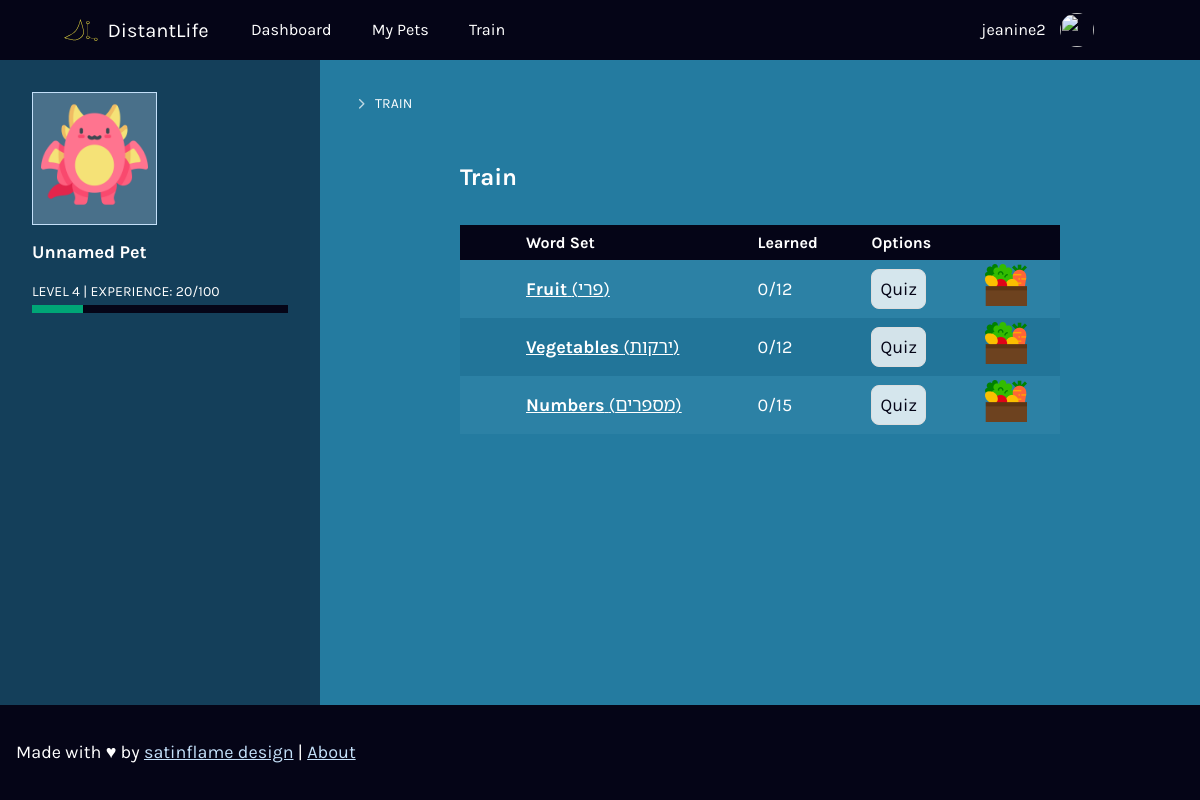
/train (signed in), run on the app's committed database.
### tables this page shows
CREATE TABLE `users` (
  `id` integer,
  `username` varchar(255) NOT NULL,
  `full_name` varchar(255),
  `password` hash,
  `email` varchar(255),
  `created_at` timestamp,
  `last_login` timestamp,
  `preferred_lang` integer,
  `learning_lang` integer, `active_pet_id` integer, roles int,
  PRIMARY KEY(id)
);

CREATE TABLE `words` (
  `id` integer,
  `wordstr` varchar(255),
  `audiopath` varchar(255),
  `language_id` integer,
  `type` integer, pronunciation varchar, `imgsrc_id` id,
  PRIMARY KEY(id)
);

CREATE TABLE `word_sets` (
  `id` integer,
  `imgsrc` varchar(255), language_id integer, `set_name_word_id` id,
  PRIMARY KEY(id)
);

### application.py (the view)
@app.route("/train")
@login_required
def train():
    role = get_role()
    sets = get_sets()
    return render_template("train.html", sets=sets, role=role)

### application.py (called while the page is built)
@app.after_request
def after_request(response):
    response.headers["Cache-Control"] = "no-cache, no-store, must-revalidate"
    response.headers["Expires"] = 0
    response.headers["Pragma"] = "no-cache"
    return response

### helpers.py (called while the page is built)
def login_required(f):
    @wraps(f)
    def decorated_function(*args, **kwargs):
        if session.get("user_id") is None:
            return redirect("/login")
        return f(*args, **kwargs)
    return decorated_function

def get_word_translation(word_id, orig_lang='', trans_lang=''):
  if (orig_lang == ''):
    orig_lang = session['language']['preferred']
  if (trans_lang == ''):
    trans_lang = session['language']['learning']
  translation = db.execute("SELECT wordstr FROM words where id = (SELECT word_translation.trans_word FROM words JOIN word_translation ON word_translation.orig_word = words.id WHERE words.id = ? AND word_translation.trans_lang = ? AND word_translation.orig_lang = ?)",
  word_id, orig_lang, trans_lang)
  return translation[0]['wordstr']

def get_role():
  rolesqry = db.execute("SELECT roles FROM users WHERE id =  ?", session['user_id'])
  role = rolesqry[0]['roles']
  return role

### templates/train.html (shortened to what this page needs)
{% extends "layout.html" %}
{% block main %}
<header>
  <div class="main-options">
    <h1>{{title_s}}</h1>
  </div>
</header>
<table class="table-responsive-stack">
  <thead>
    <tr>
      <th class="table-icon">
      </th>
      <th>{{ _('Word Set') }}</th>
      <th>{{ _('Learned') }}</th>
      <th>{{ _('Options') }}</th>
      <th><span class="sr-only">{{ _('Icon') }}</span></th>
   </tr>
  </thead>
  <tbody>
    {% for set in sets %}
     <tr>
        <td class="table-icon">
        </td>
        <td><a href="/train/set/?s={{set.id}}"> <strong>{{set.translation}}</strong> ({{set.set_name}})</a></td>
        <td>0/{{set.totalcount}}</td>
        <td>
          <form method="post" action="/quiz/set/">
            <input type="submit" value="{{ _('Quiz') }}" />
          </form>
        </td>
        <td>
          <img src="{{ url_for('static', filename=set.imgsrc) }}" alt="{{set.set_name}}">
        </td>
     </tr>
     {% endfor %}
  </tbody>
</table>
{% endblock %}

### templates/global/header.html (shortened to what this page needs)
<header class="header">
  <div class="container">
    <div class="menu-container">
      <div class="menu-logo">
        <h1><a class="logo" href="/"><img src="{{ url_for('static', filename='logos/distantlife-logo.svg') }}" height="28" width="140"
              alt="Distant Life" /></a></h1>
      </div>
      <nav id="siteMenu" role="menu" aria-labelledby="menubutton">
        <ul class="list-unstyled list-inline">
          {% if session.user_id %}
          <li><a href="/">{{ _('Dashboard') }}</a></li>
          <li><a href="/pets">{{ _('My Pets') }}</a></li>
          <li><a href="/train">{{ _('Train') }}</a></li>
          {% endif %}
        </ul>
        <ul class="list-unstyled list-inline">
          {% if session.get("user_id") %}
            <li class="menu-user"><a href="/users/{{session['user_id']}}">{{ session['username'] }}
              <img alt="" src="https://www.satinflame.com/img/icons/apple-touch-icon.png" width="34" height="34" class="rounded-circle">
            </a></li>
            <li class="has-dropdown"><a class="hide-md" href="#" aria-haspopup="true">
            </a>
            </li>
          {% else %}
            <li><a href="/signup">{{ _('Sign Up') }}</a></li>
            <li><a href="/login">{{ _('Login') }}</a></li>
          {% endif %}
        </ul>
      </nav>
    </div>
  </div>
</header>

### static/proj04.css (style rules this page uses)
.breadcrumb li,.breadcrumb ol,.element-options,.element-options li.has-dropdown ul.dropdown,.list-unstyled { list-style:none;padding-left:0 }
.list-inline li { display:inline }
input { background:#fff;border:1px solid #ddd;font-family:Karla,Noto Sans Hebrew,sans-serif;font-size:18px;padding:8px }
form { width:100% }
.menu-container { align-items:center;display:flex;flex-direction:column }
@media (min-width:992px) { .menu-container { flex-direction:row } }
.menu-container h1 { line-height:0;margin:0 }
.menu-container .menu-logo { align-items:center;display:flex;justify-content:space-between;padding:16px;text-align:left;width:100% }
@media (min-width:992px) { .menu-container .menu-logo { width:auto } }
.menu-container nav { background-color:#fff;display:flex;flex-direction:column;flex-grow:1;padding:0 8px;width:100% }
@media (min-width:992px) { .menu-container nav { align-items:center;flex-direction:row;justify-content:space-between } }
.menu-container nav ul { margin:0 }
.menu-container nav ul li a { display:block }
@media (min-width:992px) { .menu-container nav ul li a { display:inline-block } }
.menu-container nav a:not(.btn) { padding:9px 18px;text-decoration:none }
table { border-collapse:collapse }
img { height:auto;max-width:100%;width:auto }
.main-container,.sub-footer-container,footer.footer,header.header { display:flex;flex-direction:column;padding:16px;width:100% }
header.header { align-items:center;flex-direction:row;min-height:60px;padding:0 }
@media (min-width:992px) { header.header .container { padding:0 } }
.main-options { align-items:center;display:flex;flex-direction:row;justify-content:space-between;margin-bottom:16px }
.hide-md { display:none!important }
@media (min-width:992px) { .hide-md { display:inline-block!important } }
.menu-container nav { background-color:transparent }
.menu-container nav a:not(.btn) { color:#fff;font-size:16.2px;font-weight:400 }
.menu-container nav li { position:relative }
.menu-container nav .menu-user a { padding-right:58px;position:relative }
.menu-container nav .menu-user a .rounded-circle { position:absolute;right:10px;top:6px }
@media (min-width:768px) { .menu-container { padding-left:48px;padding-right:48px } }
.menu-container .menu-logo { padding:15px 16px }
.menu-container .rounded-circle { font-size:10px;height:34px;width:34px }
.rounded-circle { border-radius:50%!important }
body { background-color:#247ba0 }
footer.footer,header.header { background-color:#050517 }
a { color:#c4e0f9 }
.secondary-main h1,.secondary-main h2 { font-size:18px;margin-bottom:0 }
.secondary-main h1 { font-size:24px }
body { align-items:center;display:flex;flex-direction:column;justify-content:center;margin:0;min-height:100vh;padding:0 }
* { box-sizing:border-box }
.container { margin:0 auto;max-width:1440px;width:100% }
.theme-inversed a:not(.btn),.theme-inversed dl,.theme-inversed h1,.theme-inversed h2,.theme-inversed h3,.theme-inversed h4,.theme-inversed h5,.theme-inversed h6,.theme-inversed ol,.theme-inversed p,.theme-inversed ul { color:#fff }
body { font-family:Karla,Noto Sans Hebrew,sans-serif;font-size:18px;font-weight:400;line-height:27px }
.h1,h1 { font-size:67.5px }
.h1,.h2,h1,h2 { color:#fff;font-family:Karla,Noto Sans Hebrew,sans-serif;font-weight:700;line-height:1.3;margin-bottom:32px;margin-top:0 }
input { background-color:hsla(0,0%,100%,.8);border-radius:8px }
button,input[type=submit],option,select { cursor:pointer }
input { color:#050517 }
table { margin-bottom:32px;margin-top:32px;width:100% }
tbody td,tbody th,thead td,thead th { color:#fff;padding:4px 16px;text-align:left }
@media (min-width:768px) { tbody td.table-icon,tbody th.table-icon,thead td.table-icon,thead th.table-icon { text-align:center;width:50px } }
thead th { background-color:#050517;font-size:1rem }
tbody tr td { background-color:rgba(5,5,23,.05) }
tbody tr:nth-child(odd) td { background-color:rgba(196,224,249,.05) }

### data on the page
users: username "jeanine2"
words: translation "Fruit"
words: set_name "פרי"
word_sets: imgsrc (picture)
words: translation "Vegetables"
words: set_name "ירקות"
word_sets: imgsrc (picture)
words: translation "Numbers"
words: set_name "מספרים"
word_sets: imgsrc (picture)

### other printed values
{{ title_s }} "TRAIN"
{{ title_s }} "Train"
{{ set.totalcount }} "12" "12" "15"
{{ session["active_pet"]["name"] }} "Unnamed Pet"
{{ level }} "4"
{{ percent }} "20"
